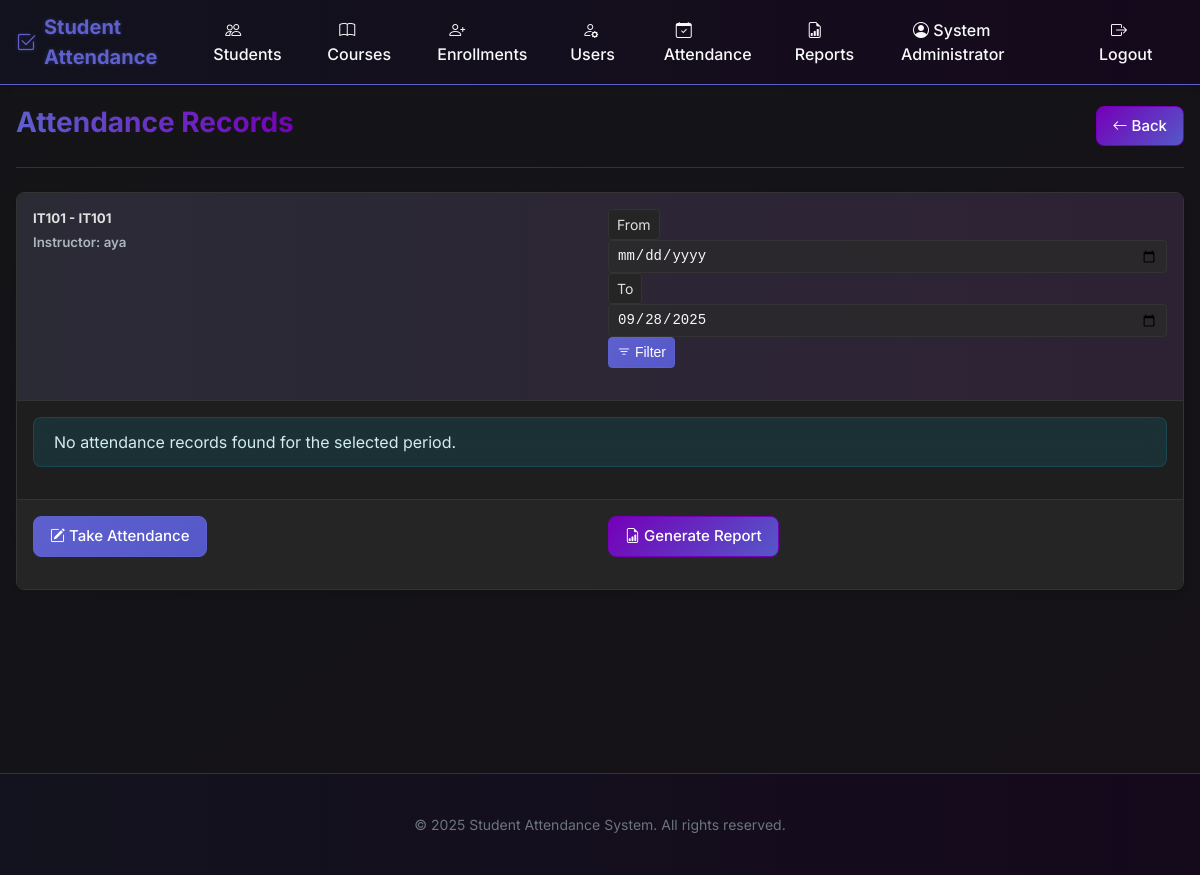
The app's page /attendance/view/3 (signed in) with its own data.
### tables this page shows
CREATE TABLE users (
        id INTEGER PRIMARY KEY AUTOINCREMENT,
        username TEXT UNIQUE NOT NULL,
        password TEXT NOT NULL,
        full_name TEXT NOT NULL,
        role TEXT NOT NULL CHECK (role IN ('admin', 'instructor')),
        created_at TIMESTAMP DEFAULT CURRENT_TIMESTAMP
    );

CREATE TABLE courses (
        id INTEGER PRIMARY KEY AUTOINCREMENT,
        course_code TEXT UNIQUE NOT NULL,
        course_name TEXT NOT NULL,
        instructor_id INTEGER NOT NULL,
        description TEXT,
        created_at TIMESTAMP DEFAULT CURRENT_TIMESTAMP,
        FOREIGN KEY (instructor_id) REFERENCES users (id)
    );

### webapp.py (the view)
@app.route('/attendance/view/<int:course_id>')
@login_required
def view_attendance(course_id):
    conn = get_connection()
    cursor = conn.cursor()
    cursor.execute('''
    SELECT c.*, u.full_name as instructor_name
    FROM courses c
    JOIN users u ON c.instructor_id = u.id
    WHERE c.id = ?
    ''', (course_id,))
    course = cursor.fetchone()
    conn.close()
    if not course:
        flash('Course not found.', 'danger')
        return redirect(url_for('attendance'))
    if current_user.role != 'admin' and course['instructor_id'] != current_user.id:
        flash('You do not have permission to view attendance for this course.', 'danger')
        return redirect(url_for('attendance'))
    start_date = request.args.get('start_date')
    end_date = request.args.get('end_date', date.today().isoformat())
    success, message, records = instructor_manager.get_attendance_records(course_id, start_date, end_date)
    dates = {}
    for record in records:
        if record['date'] not in dates:
            dates[record['date']] = []
        dates[record['date']].append(record)
    return render_template('view_attendance.html',
                          title=f'Attendance Records - {course["course_name"]}',
                          course=course,
                          dates=dates,
                          start_date=start_date,
                          end_date=end_date)

### auth.py (called while the page is built)
    def is_authenticated(self):
        return self.current_user is not None

    def is_admin(self):
        return self.is_authenticated() and self.current_user['role'] == 'admin'

### database.py (called while the page is built)
def get_connection():
    conn = sqlite3.connect('attendance.db')
    conn.row_factory = sqlite3.Row  # This enables column access by name
    return conn

### instructor.py (called while the page is built)
    def _check_permissions(self):
        if not self.auth.is_authenticated():
            return False, "Authentication required"
        if not (self.auth.is_admin() or self.auth.is_instructor()):
            return False, "Insufficient permissions"
        return True, ""

### webapp.py (called while the page is built)
@login_manager.user_loader
def load_user(user_id):
    conn = get_connection()
    cursor = conn.cursor()
    cursor.execute('SELECT * FROM users WHERE id = ?', (user_id,))
    user_data = cursor.fetchone()
    conn.close()
    if user_data:
        return User(user_data)
    return None

@app.context_processor
def inject_now():
    return {'now': datetime.now()}

### templates/view_attendance.html (shortened to what this page needs)
{% extends "layout.html" %}
{% block content %}
<div class="page-header">
    <h1 class="page-title">Attendance Records</h1>
    <div>
        <a href="{{ url_for('attendance') }}" class="btn btn-secondary">
            <i class="bi bi-arrow-left"></i> Back
        </a>
    </div>
</div>
<div class="card mb-4">
    <div class="card-header">
        <div class="row">
            <div class="col-md-6">
                <h5 class="mb-0">{{ course.course_code }} - {{ course.course_name }}</h5>
                <small class="text-muted">Instructor: {{ course.instructor_name }}</small>
            </div>
            <div class="col-md-6 text-md-end">
                <form method="GET" class="d-inline-flex align-items-center gap-2">
                    <div class="input-group input-group-sm">
                        <span class="input-group-text">From</span>
                        <input type="date" name="start_date" class="form-control" value="{{ start_date }}">
                    </div>
                    <div class="input-group input-group-sm">
                        <span class="input-group-text">To</span>
                        <input type="date" name="end_date" class="form-control" value="{{ end_date }}">
                    </div>
                    <button type="submit" class="btn btn-primary btn-sm">
                        <i class="bi bi-filter"></i> Filter
                    </button>
                </form>
            </div>
        </div>
    </div>
    <div class="card-body">
        {% if dates %}
            {% for date_str, records in dates.items() %}
            <div class="card mb-3">
                <div class="card-header bg-light">
                    <strong>Date: {{ date_str }}</strong>
                </div>
                <div class="table-responsive">
                    <table class="table table-hover mb-0">
                        <thead>
                            <tr>
                                <th>Student ID</th>
                                <th>Name</th>
                                <th>Status</th>
                                <th>Notes</th>
                                <th>Recorded By</th>
                            </tr>
                        </thead>
                        <tbody>
                            {% for record in records|sort(attribute='student_name') %}
                            <tr>
                                <td>{{ record.student_code }}</td>
                                <td>{{ record.student_name }}</td>
                                <td>
                                    <span class="status-badge status-{{ record.status }}">
                                        {{ record.status|capitalize }}
                                    </span>
                                </td>
                                <td>{{ record.notes or '-' }}</td>
                                <td>{{ record.recorded_by_name }}</td>
                            </tr>
                            {% endfor %}
                        </tbody>
                    </table>
                </div>
            </div>
            {% endfor %}
        {% else %}
            <div class="alert alert-info">
                <p>No attendance records found for the selected period.</p>
            </div>
        {% endif %}
    </div>
    <div class="card-footer">
        <div class="row">
            <div class="col-md-6">
                <a href="{{ url_for('take_attendance', course_id=course.id) }}" class="btn btn-primary">
                    <i class="bi bi-pencil-square"></i> Take Attendance
                </a>
            </div>
            <div class="col-md-6 text-md-end">
                <a href="{{ url_for('course_report') }}?course_id={{ course.id }}" class="btn btn-secondary">
                    <i class="bi bi-file-earmark-bar-graph"></i> Generate Report
                </a>
            </div>
        </div>
    </div>
</div>
{% endblock %}

### templates/layout.html (shortened to what this page needs)
<!DOCTYPE html>
<html lang="en">
<head>
    <link rel="stylesheet" href="https://cdn.jsdelivr.net/npm/bootstrap-icons@1.10.3/font/bootstrap-icons.css">
    <link rel="stylesheet" href="{{ url_for('static', filename='css/main.css') }}">
</head>
<body>
    {% if current_user.is_authenticated %}
    <nav class="navbar">
        <a href="{{ url_for('dashboard') }}" class="navbar-brand">
            <i class="bi bi-check2-square"></i>
            Student Attendance
        </a>
        <ul class="navbar-nav">
            {% if current_user.role == 'admin' %}
            <li>
                <a href="{{ url_for('students') }}" class="nav-link {% if request.endpoint == 'students' %}active{% endif %}">
                    <i class="bi bi-people"></i> Students
                </a>
            </li>
            <li>
                <a href="{{ url_for('courses') }}" class="nav-link {% if request.endpoint == 'courses' %}active{% endif %}">
                    <i class="bi bi-book"></i> Courses
                </a>
            </li>
            <li>
                <a href="{{ url_for('enrollments') }}" class="nav-link {% if request.endpoint == 'enrollments' %}active{% endif %}">
                    <i class="bi bi-person-plus"></i> Enrollments
                </a>
            </li>
            <li>
                <a href="{{ url_for('users') }}" class="nav-link {% if request.endpoint == 'users' %}active{% endif %}">
                    <i class="bi bi-person-gear"></i> Users
                </a>
            </li>
            {% endif %}
            <li>
                <a href="{{ url_for('attendance') }}" class="nav-link {% if request.endpoint == 'attendance' %}active{% endif %}">
                    <i class="bi bi-calendar-check"></i> Attendance
                </a>
            </li>
            <li>
                <a href="{{ url_for('reports') }}" class="nav-link {% if request.endpoint == 'reports' %}active{% endif %}">
                    <i class="bi bi-file-earmark-bar-graph"></i> Reports
                </a>
            </li>
            <li>
                <a href="{{ url_for('profile') }}" class="nav-link {% if request.endpoint == 'profile' %}active{% endif %}">
                    <i class="bi bi-person-circle"></i> {{ current_user.full_name }}
                </a>
            </li>
            <li>
                <a href="{{ url_for('logout') }}" class="nav-link">
                    <i class="bi bi-box-arrow-right"></i> Logout
                </a>
            </li>
        </ul>
    </nav>
    {% endif %}
    <div class="container main-content">
        {% block content %}{% endblock %}
    </div>
    <footer class="footer">
        <div class="container">
            <p>&copy; {{ now.year }} Student Attendance System. All rights reserved.</p>
        </div>
    </footer>
</body>
</html>

### records on screen
users: full_name "System Administrator"
courses: course_code "IT101", course_name "IT101"
users: instructor_name "aya"
